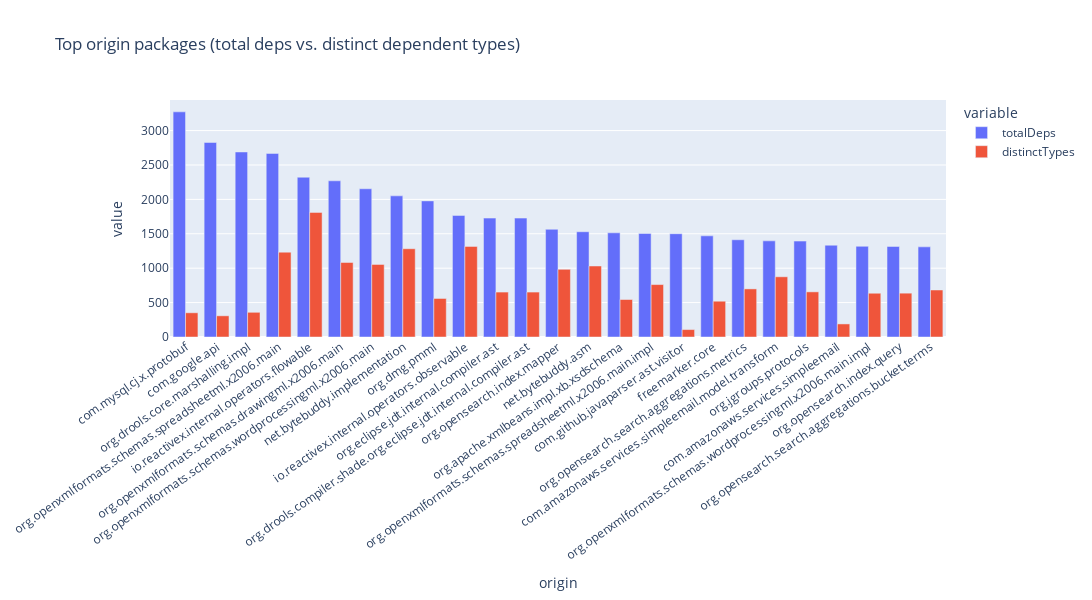
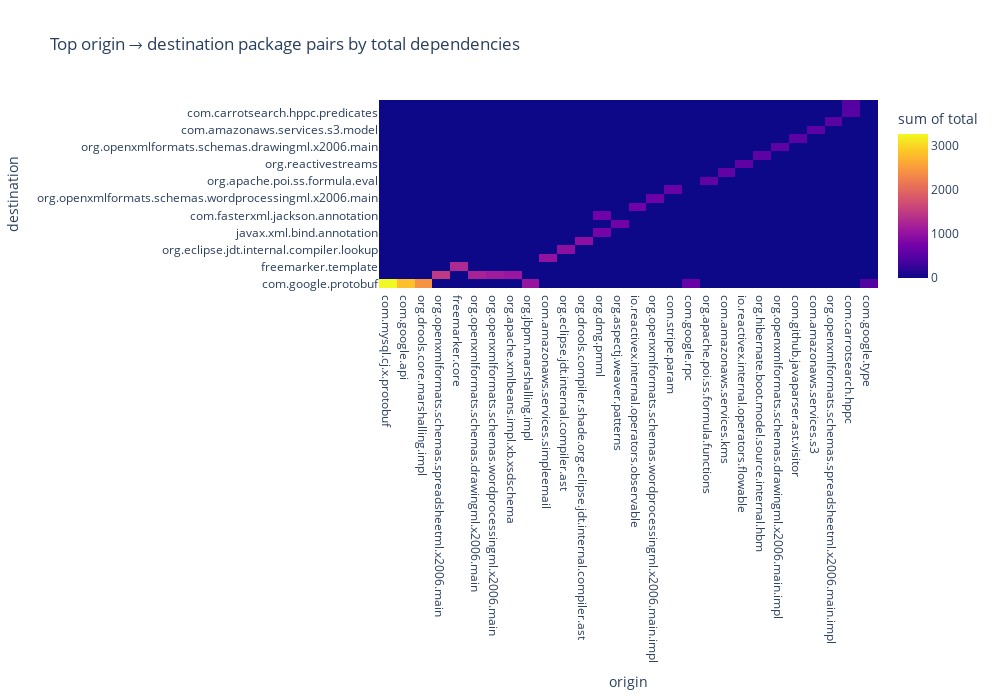

Notebook code for these charts, in order:
### Markdown cell above
## 5) Package Dependencies (origin → destination)

### Code cell
path = os.path.join(DEPS_DIR, "Package_Dependencies.csv")
df_pkg = read_csv_safe(path)
display(df_pkg.head(10))

if not df_pkg.empty:
    c_org = find_col(df_pkg, "originPackage", contains="origin", default=None)
    c_dst = find_col(df_pkg, "destinationPackage", contains="destination", default=None)
    c_types = find_col(df_pkg, "typesThatDepend", contains="types", default=None)
    c_total = find_col(df_pkg, "totalDependencies", contains="total", default=None)

    if c_org and c_dst and c_types and c_total:
        tmp = df_pkg[[c_org, c_dst, c_types, c_total]].copy()
        tmp.columns = ["origin", "destination", "types", "total"]
        tmp["types"] = pd.to_numeric(tmp["types"], errors="coerce").fillna(0).astype(int)
        tmp["total"] = pd.to_numeric(tmp["total"], errors="coerce").fillna(0).astype(int)

        agg = tmp.groupby("origin").agg(
            totalDeps=("total", "sum"),
            distinctTypes=("types", "sum")
        ).reset_index()

        top_origins = agg.sort_values("totalDeps", ascending=False).head(MAX_BARS)

        fig = px.bar(top_origins, x="origin", y=["totalDeps", "distinctTypes"],
                     barmode="group", title="Top origin packages (total deps vs. distinct dependent types)")
        fig.update_layout(xaxis_tickangle=-35, width=1200, height=600)
        fig.show()

        pairs = tmp.sort_values("total", ascending=False).head(30)
        fig2 = px.density_heatmap(pairs, x="origin", y="destination", z="total",
                                  title="Top origin → destination package pairs by total dependencies")
        fig2.update_layout(width=1000, height=700)
        fig2.show()
    else:
        print("[info] Package_Dependencies.csv lacks expected columns — skipping charts.")
else:
    print("[info] Package_Dependencies.csv missing or empty.")

### Figure 1 — Plotly figure (JSON) as saved in the notebook; plotly's stock layout.template omitted (floating-point values rounded to 4 significant figures)
{"data": [{"alignmentgroup": "True", "hovertemplate": "variable=totalDeps<br>origin=%{x}<br>value=%{y}<extra></extra>", "legendgroup": "totalDeps", "marker": {"color": "#636efa", "pattern": {"shape": ""}}, "name": "totalDeps", "offsetgroup": "totalDeps", "orientation": "v", "showlegend": true, "textposition": "auto", "type": "bar", "x": ["com.mysql.cj.x.protobuf", "com.google.api", "org.drools.core.marshalling.impl", "org.openxmlformats.schemas.spreadsheetml.x2006.main", "io.reactivex.internal.operators.flowable", "org.openxmlformats.schemas.drawingml.x2006.main", "org.openxmlformats.schemas.wordprocessingml.x2006.main", "net.bytebuddy.implementation", "org.dmg.pmml", "io.reactivex.internal.operators.observable", "org.eclipse.jdt.internal.compiler.ast", "org.drools.compiler.shade.org.eclipse.jdt.internal.compiler.ast", "org.opensearch.index.mapper", "net.bytebuddy.asm", "org.apache.xmlbeans.impl.xb.xsdschema", "org.openxmlformats.schemas.spreadsheetml.x2006.main.impl", "com.github.javaparser.ast.visitor", "freemarker.core", "org.opensearch.search.aggregations.metrics", "com.amazonaws.services.simpleemail.model.transform", "org.jgroups.protocols", "com.amazonaws.services.simpleemail", "org.openxmlformats.schemas.wordprocessingml.x2006.main.impl", "org.opensearch.index.query", "org.opensearch.search.aggregations.bucket.terms"], "xaxis": "x", "y": [3272, 2827, 2689, 2668, 2322, 2270, 2154, 2051, 1978, 1767, 1728, 1728, 1565, 1530, 1514, 1504, 1501, 1470, 1413, 1397, 1394, 1334, 1318, 1316, 1310], "yaxis": "y"}, {"alignmentgroup": "True", "hovertemplate": "variable=distinctTypes<br>origin=%{x}<br>value=%{y}<extra></extra>", "legendgroup": "distinctTypes", "marker": {"color": "#EF553B", "pattern": {"shape": ""}}, "name": "distinctTypes", "offsetgroup": "distinctTypes", "orientation": "v", "showlegend": true, "textposition": "auto", "type": "bar", "x": ["com.mysql.cj.x.protobuf", "com.google.api", "org.drools.core.marshalling.impl", "org.openxmlformats.schemas.spreadsheetml.x2006.main", "io.reactivex.internal.operators.flowable", "org.openxmlformats.schemas.drawingml.x2006.main", "org.openxmlformats.schemas.wordprocessingml.x2006.main", "net.bytebuddy.implementation", "org.dmg.pmml", "io.reactivex.internal.operators.observable", "org.eclipse.jdt.internal.compiler.ast", "org.drools.compiler.shade.org.eclipse.jdt.internal.compiler.ast", "org.opensearch.index.mapper", "net.bytebuddy.asm", "org.apache.xmlbeans.impl.xb.xsdschema", "org.openxmlformats.schemas.spreadsheetml.x2006.main.impl", "com.github.javaparser.ast.visitor", "freemarker.core", "org.opensearch.search.aggregations.metrics", "com.amazonaws.services.simpleemail.model.transform", "org.jgroups.protocols", "com.amazonaws.services.simpleemail", "org.openxmlformats.schemas.wordprocessingml.x2006.main.impl", "org.opensearch.index.query", "org.opensearch.search.aggregations.bucket.terms"], "xaxis": "x", "y": [352, 308, 359, 1233, 1811, 1083, 1055, 1283, 560, 1317, 653, 653, 983, 1032, 545, 762, 108, 520, 699, 875, 656, 190, 636, 637, 683], "yaxis": "y"}], "layout": {"barmode": "group", "height": 600, "legend": {"title": {"text": "variable"}, "tracegroupgap": 0}, "title": {"text": "Top origin packages (total deps vs. distinct dependent types)"}, "width": 1200, "xaxis": {"anchor": "y", "domain": [0, 1], "tickangle": -35, "title": {"text": "origin"}}, "yaxis": {"anchor": "x", "domain": [0, 1], "title": {"text": "value"}}}}

### Figure 2 — Plotly figure (JSON) as saved in the notebook; plotly's stock layout.template omitted (floating-point values rounded to 4 significant figures)
{"data": [{"coloraxis": "coloraxis", "histfunc": "sum", "hovertemplate": "origin=%{x}<br>destination=%{y}<br>sum of total=%{z}<extra></extra>", "name": "", "type": "histogram2d", "x": ["com.mysql.cj.x.protobuf", "com.google.api", "org.drools.core.marshalling.impl", "org.openxmlformats.schemas.spreadsheetml.x2006.main", "freemarker.core", "org.openxmlformats.schemas.drawingml.x2006.main", "org.openxmlformats.schemas.wordprocessingml.x2006.main", "org.apache.xmlbeans.impl.xb.xsdschema", "org.jbpm.marshalling.impl", "com.amazonaws.services.simpleemail", "org.eclipse.jdt.internal.compiler.ast", "org.drools.compiler.shade.org.eclipse.jdt.internal.compiler.ast", "org.dmg.pmml", "org.aspectj.weaver.patterns", "org.dmg.pmml", "io.reactivex.internal.operators.observable", "org.openxmlformats.schemas.wordprocessingml.x2006.main.impl", "com.stripe.param", "com.google.rpc", "org.apache.poi.ss.formula.functions", "com.amazonaws.services.kms", "io.reactivex.internal.operators.flowable", "org.hibernate.boot.model.source.internal.hbm", "org.openxmlformats.schemas.drawingml.x2006.main.impl", "com.github.javaparser.ast.visitor", "com.amazonaws.services.s3", "org.openxmlformats.schemas.spreadsheetml.x2006.main.impl", "com.carrotsearch.hppc", "com.carrotsearch.hppc", "com.google.type"], "xaxis": "x", "xbingroup": "x", "y": ["com.google.protobuf", "com.google.protobuf", "com.google.protobuf", "org.apache.xmlbeans", "freemarker.template", "org.apache.xmlbeans", "org.apache.xmlbeans", "org.apache.xmlbeans", "com.google.protobuf", "com.amazonaws.services.simpleemail.model", "org.eclipse.jdt.internal.compiler.lookup", "org.drools.compiler.shade.org.eclipse.jdt.internal.compiler.lookup", "javax.xml.bind.annotation", "org.aspectj.weaver", "com.fasterxml.jackson.annotation", "io.reactivex", "org.openxmlformats.schemas.wordprocessingml.x2006.main", "com.google.gson.annotations", "com.google.protobuf", "org.apache.poi.ss.formula.eval", "com.amazonaws.services.kms.model", "org.reactivestreams", "org.hibernate.boot.model.source.spi", "org.openxmlformats.schemas.drawingml.x2006.main", "com.github.javaparser.ast.expr", "com.amazonaws.services.s3.model", "org.openxmlformats.schemas.spreadsheetml.x2006.main", "com.carrotsearch.hppc.predicates", "com.carrotsearch.hppc.cursors", "com.google.protobuf"], "yaxis": "y", "ybingroup": "y", "z": [3272, 2827, 2417, 1480, 1294, 1218, 1134, 1073, 1049, 998, 961, 960, 761, 727, 720, 715, 679, 642, 631, 587, 575, 574, 553, 550, 548, 547, 533, 519, 487, 487]}], "layout": {"coloraxis": {"colorbar": {"title": {"text": "sum of total"}}, "colorscale": [[0, "#0d0887"], [0.1111, "#46039f"], [0.2222, "#7201a8"], [0.3333, "#9c179e"], [0.4444, "#bd3786"], [0.5556, "#d8576b"], [0.6667, "#ed7953"], [0.7778, "#fb9f3a"], [0.8889, "#fdca26"], [1, "#f0f921"]]}, "height": 700, "legend": {"tracegroupgap": 0}, "title": {"text": "Top origin → destination package pairs by total dependencies"}, "width": 1000, "xaxis": {"anchor": "y", "domain": [0, 1], "title": {"text": "origin"}}, "yaxis": {"anchor": "x", "domain": [0, 1], "title": {"text": "destination"}}}}
